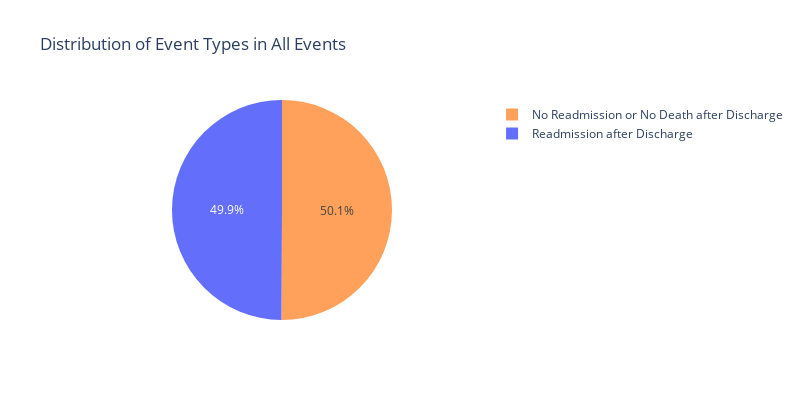

Notebook source saved alongside this figure:
### Markdown cell above
### Distribution of Event Types

### Code cell
px.pie(
       all_events_df,
       names='EVENT_TYPE',
       title='Distribution of Event Types in All Events',
       color='EVENT_TYPE',
       width=800,
       height=400,
       color_discrete_map=event_type_color_map
).show()

### Figure 1 — Plotly figure (JSON) as saved in the notebook; plotly's stock layout.template omitted (floating-point values rounded to 4 significant figures; data arrays with more than 128 entries replaced by an {"elided": "..."} marker saying what was removed)
{"data": [{"customdata": {"elided": "4377x1 str values"}, "domain": {"x": [0, 1], "y": [0, 1]}, "hovertemplate": "EVENT_TYPE=%{customdata[0]}<extra></extra>", "labels": {"elided": "4377 str values"}, "legendgroup": "", "marker": {"colors": {"elided": "4377 str values"}}, "name": "", "showlegend": true, "type": "pie"}], "layout": {"height": 400, "legend": {"tracegroupgap": 0}, "title": {"text": "Distribution of Event Types in All Events"}, "width": 800}}
